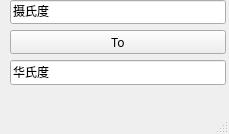
<?xml version="1.0" encoding="UTF-8"?>
<ui version="4.0">
 <class>MainWindow</class>
 <widget class="QMainWindow" name="MainWindow">
  <property name="geometry">
   <rect>
    <x>0</x>
    <y>0</y>
    <width>229</width>
    <height>134</height>
   </rect>
  </property>
  <property name="font">
   <font>
    <family>微软雅黑</family>
   </font>
  </property>
  <property name="windowTitle">
   <string>温度转换</string>
  </property>
  <widget class="QWidget" name="centralwidget">
   <widget class="QWidget" name="">
    <property name="geometry">
     <rect>
      <x>10</x>
      <y>0</y>
      <width>216</width>
      <height>85</height>
     </rect>
    </property>
    <layout class="QGridLayout" name="gridLayout">
     <item row="2" column="0" colspan="2">
      <widget class="QPushButton" name="pushButton">
       <property name="text">
        <string>To</string>
       </property>
      </widget>
     </item>
     <item row="3" column="0" colspan="2">
      <widget class="QLineEdit" name="lineEdit_2">
       <property name="font">
        <font>
         <family>微软雅黑</family>
        </font>
       </property>
       <property name="cursor">
        <cursorShape>IBeamCursor</cursorShape>
       </property>
       <property name="text">
        <string>华氏度</string>
       </property>
      </widget>
     </item>
     <item row="1" column="0" colspan="2">
      <widget class="QLineEdit" name="lineEdit">
       <property name="font">
        <font>
         <family>微软雅黑</family>
        </font>
       </property>
       <property name="cursor">
        <cursorShape>IBeamCursor</cursorShape>
       </property>
       <property name="text">
        <string>摄氏度</string>
       </property>
      </widget>
     </item>
    </layout>
   </widget>
  </widget>
  <widget class="QMenuBar" name="menubar">
   <property name="geometry">
    <rect>
     <x>0</x>
     <y>0</y>
     <width>229</width>
     <height>23</height>
    </rect>
   </property>
  </widget>
  <widget class="QStatusBar" name="statusbar"/>
 </widget>
 <resources/>
 <connections/>
</ui>
